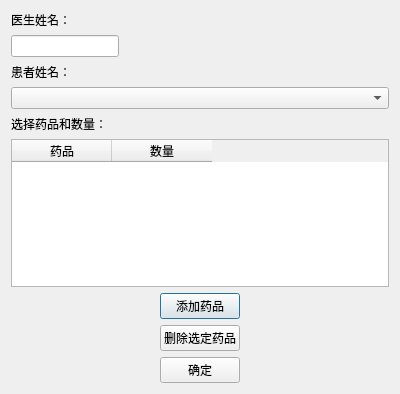
<?xml version="1.0" encoding="UTF-8"?>
<ui version="4.0">
 <class>Dialog</class>
 <widget class="QDialog" name="Dialog">
  <property name="geometry">
   <rect>
    <x>0</x>
    <y>0</y>
    <width>400</width>
    <height>394</height>
   </rect>
  </property>
  <property name="windowTitle">
   <string>添加处方</string>
  </property>
  <property name="styleSheet">
   <string notr="true">background-image: url(:/back.jpg)</string>
  </property>
  <layout class="QVBoxLayout" name="verticalLayout">
   <item>
    <widget class="QLabel" name="label_2">
     <property name="text">
      <string>医生姓名：</string>
     </property>
    </widget>
   </item>
   <item alignment="Qt::AlignLeft">
    <widget class="QLineEdit" name="lineEdit_2"/>
   </item>
   <item>
    <widget class="QLabel" name="label">
     <property name="text">
      <string>患者姓名：</string>
     </property>
    </widget>
   </item>
   <item>
    <widget class="QComboBox" name="comboBox"/>
   </item>
   <item>
    <widget class="QLabel" name="label_3">
     <property name="text">
      <string>选择药品和数量：</string>
     </property>
    </widget>
   </item>
   <item>
    <widget class="QTableWidget" name="tableWidget">
     <column>
      <property name="text">
       <string>药品</string>
      </property>
     </column>
     <column>
      <property name="text">
       <string>数量</string>
      </property>
     </column>
    </widget>
   </item>
   <item alignment="Qt::AlignHCenter">
    <widget class="QPushButton" name="pushButton_2">
     <property name="text">
      <string>添加药品</string>
     </property>
    </widget>
   </item>
   <item alignment="Qt::AlignHCenter">
    <widget class="QPushButton" name="pushButton_3">
     <property name="text">
      <string>删除选定药品</string>
     </property>
    </widget>
   </item>
   <item alignment="Qt::AlignHCenter">
    <widget class="QPushButton" name="pushButton">
     <property name="text">
      <string>确定</string>
     </property>
    </widget>
   </item>
  </layout>
 </widget>
 <resources>
  <include location="background_image.qrc"/>
 </resources>
 <connections/>
</ui>
